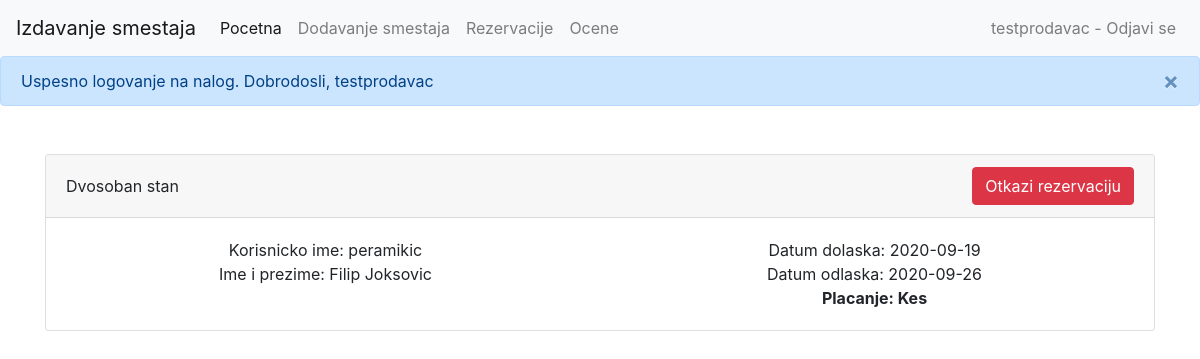
Screenshot of /reservations.php (signed in) with the database file from the repository.
### tables this page shows
CREATE TABLE `reservations` (
  `id` int(11) NOT NULL,
  `appartment_id` int(11) NOT NULL,
  `user_id` int(11) NOT NULL,
  `payment` int(11) NOT NULL,
  `date_start` date NOT NULL DEFAULT current_timestamp(),
  `date_end` date NOT NULL DEFAULT current_timestamp()
);

CREATE TABLE `appartments` (
  `id` int(11) NOT NULL,
  `user_id` int(11) NOT NULL,
  `name` varchar(50) NOT NULL,
  `price` int(11) NOT NULL,
  `location` varchar(300) NOT NULL,
  `number_of_rooms` int(11) NOT NULL,
  `max_customers` int(11) NOT NULL,
  `has_parking` int(11) NOT NULL,
  `has_wifi` int(11) NOT NULL,
  `smoking_allowed` int(11) NOT NULL,
  `description` text NOT NULL
);

CREATE TABLE `users` (
  `id` int(11) NOT NULL,
  `username` varchar(50) NOT NULL,
  `email` varchar(50) NOT NULL,
  `password` varchar(500) NOT NULL,
  `first_name` varchar(50) NOT NULL,
  `last_name` varchar(50) NOT NULL,
  `role` varchar(50) NOT NULL
);

### reservations.php (the view, shortened to what this page needs)
<!DOCTYPE html>
<html lang="en">
<head>
    <?php include("./comp/bootstrap.php"); ?>
</head>
<body>
    <?php include("./comp/nav.php"); ?>
    <?php
    $query = "SELECT reservations.id as 'reservation_id',reservations.*, users.*, appartments.* FROM reservations INNER JOIN appartments on appartments.id = reservations.appartment_id INNER JOIN users on users.id = reservations.user_id where appartments.user_id = {$_SESSION["user"]["id"]}";
    $reservations = ($database->query($query) != false) ? $database->query($query)->fetch_all(MYSQLI_ASSOC) : [];
    ?>
    <div class="container mt-5">
        <?php if (count($reservations) == 0) : ?>
            <h3 class="text-center">Nemate ni jednu rezervaciju za Vase apartmane</h3>
        <?php else : ?>
            <?php foreach ($reservations as $reservation) : ?>
                <div class="card">
                    <div class="card-header w-100 d-flex justify-content-between align-items-center">
                        <div>
                            <?php echo $reservation["name"]; ?>
                        </div>
                        <div>
                            <form action='server.php' method="POST">
                                <button class="btn btn-danger">Otkazi rezervaciju</button>
                            </form>
                        </div>
                    </div>
                    <div class="card-body">
                        <div class="row">
                            <div class="col-md-6 text-center">
                                Korisnicko ime: <?php echo $reservation["username"]; ?><br>
                                Ime i prezime: <?php echo $reservation["first_name"] . " " . $reservation["last_name"]; ?> <br>
                            </div>
                            <div class="col-md-6 text-center">
                                Datum dolaska: <?php echo $reservation["date_start"]; ?><br>
                                Datum odlaska: <?php echo $reservation["date_end"]; ?><br>
                                <strong>Placanje: <?php echo ($reservation["payment"] == 0) ? "Kes" : "Kartica"; ?></strong>
                            </div>
                        </div>
                    </div>
                </div>
            <?php endforeach; ?>
        <?php endif; ?>
    </div>
</body>
</html>

### rows the page displays
reservations: appartment.name "Dvosoban stan", user.username "peramikic", user.first_name "Filip", user.last_name "Joksovic", date_start "2020-09-19", date_end "2020-09-26", payment "Kes"

### other values shown
$_SESSION["user"]["username"] "testprodavac"
$_SESSION["message"] "Uspesno logovanje na nalog. Dobrodosli, testprodavac"
